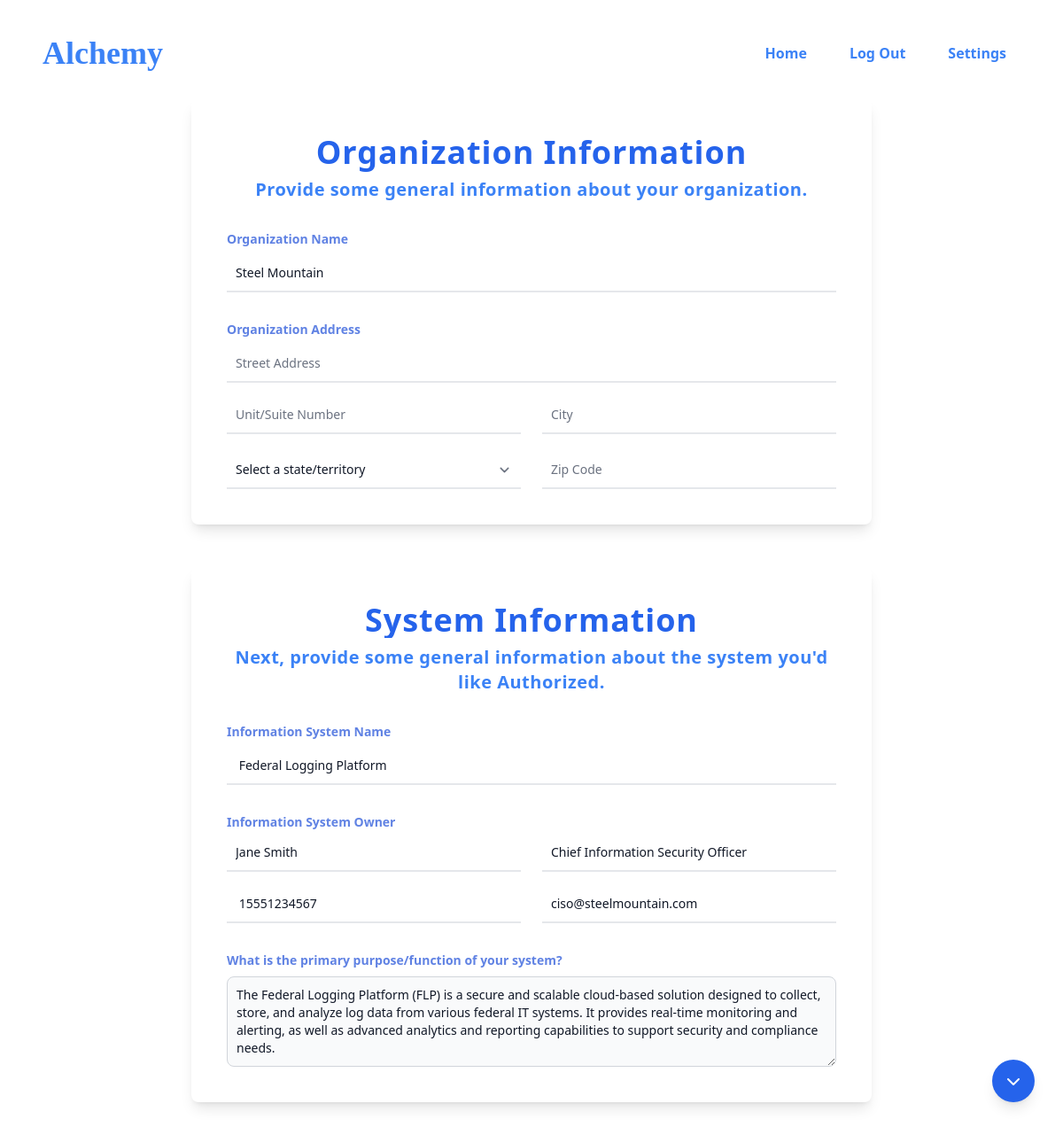
Page /overview2/Federal Logging Platform (signed in) on the committed database.
### AlchemyApp/models.py (models this page shows, shortened)
class Client(models.Model):
    ALABAMA = 'AL'
    ALASKA = 'AK'
    ARIZONA = 'AZ'
    ARKANSAS = 'AR'
    CALIFORNIA = 'CA'
    COLORADO = 'CO'
    CONNECTICUT = 'CT'
    DELAWARE = 'DE'
    FLORIDA = 'FL'
    GEORGIA = 'GA'
    HAWAII = 'HI'
    IDAHO = 'ID'
    ILLINOIS = 'IL'
    INDIANA = 'IN'
    IOWA = 'IA'
    KANSAS = 'KS'
    KENTUCKY = 'KY'
    LOUISIANA = 'LA'
    MAINE = 'ME'
    MARYLAND = 'MD'
    MASSACHUSETTS = 'MA'
    MICHIGAN = 'MI'
    MINNESOTA = 'MN'
    MISSISSIPPI = 'MS'
    MISSOURI = 'MO'
    MONTANA = 'MT'
    NEBRASKA = 'NE'
    NEVADA = 'NV'
    NEW_HAMPSHIRE = 'NH'
    NEW_JERSEY = 'NJ'
    NEW_MEXICO = 'NM'
    NEW_YORK = 'NY'
    NORTH_CAROLINA = 'NC'
    NORTH_DAKOTA = 'ND'
    OHIO = 'OH'
    OKLAHOMA = 'OK'
    OREGON = 'OR'
    PENNSYLVANIA = 'PA'
    RHODE_ISLAND = 'RI'
    SOUTH_CAROLINA = 'SC'
    SOUTH_DAKOTA = 'SD'
    TENNESSEE = 'TN'
    TEXAS = 'TX'
    UTAH = 'UT'
    VERMONT = 'VT'
    VIRGINIA = 'VA'
    WASHINGTON = 'WA'
    WEST_VIRGINIA = 'WV'
    WISCONSIN = 'WI'
    WYOMING = 'WY'
    DISTRICT_OF_COLUMBIA = 'DC'
    AMERICAN_SAMOA = 'AS'
    GUAM = 'GU'
    NORTHERN_MARIANA_ISLANDS = 'MP'
    PUERTO_RICO = 'PR'
    UNITED_STATES_MINOR_OUTLYING_ISLANDS = 'UM'
    US_VIRGIN_ISLANDS = 'VI'
    STATE_LIST = {
    (ALABAMA, 'Alabama'),
        (ALASKA, 'Alaska'),
        (ARIZONA, 'Arizona'),
        (ARKANSAS, 'Arkansas'),
        (CALIFORNIA, 'California'),
        (COLORADO, 'Colorado'),
        (CONNECTICUT, 'Connecticut'),
        (DELAWARE, 'Delaware'),
        (FLORIDA, 'Florida'),
        (GEORGIA, 'Georgia'),
        (HAWAII, 'Hawaii'),
        (IDAHO, 'Idaho'),
        (ILLINOIS, 'Illinois'),
        (INDIANA, 'Indiana'),
        (IOWA, 'Iowa'),
        (KANSAS, 'Kansas'),
        (KENTUCKY, 'Kentucky'),
        (LOUISIANA, 'Louisiana'),
        (MAINE, 'Maine'),
        (MARYLAND, 'Maryland'),
        (MASSACHUSETTS, 'Massachusetts'),
        (MICHIGAN, 'Michigan'),
        (MINNESOTA, 'Minnesota'),
        (MISSISSIPPI, 'Mississippi'),
        (MISSOURI, 'Missouri'),
        (MONTANA, 'Montana'),
        (NEBRASKA, 'Nebraska'),
        (NEVADA, 'Nevada'),
        (NEW_HAMPSHIRE, 'New Hampshire'),
        (NEW_JERSEY, 'New Jersey'),
        (NEW_MEXICO, 'New Mexico'),
        (NEW_YORK, 'New York'),
        (NORTH_CAROLINA, 'North Carolina'),
        (NORTH_DAKOTA, 'North Dakota'),
        (OHIO, 'Ohio'),
        (OKLAHOMA, 'Oklahoma'),
        (OREGON, 'Oregon'),
        (PENNSYLVANIA, 'Pennsylvania'),
        (RHODE_ISLAND, 'Rhode Island'),
        (SOUTH_CAROLINA, 'South Carolina'),
        (SOUTH_DAKOTA, 'South Dakota'),
        (TENNESSEE, 'Tennessee'),
        (TEXAS, 'Texas'),
        (UTAH, 'Utah'),
        (VERMONT, 'Vermont'),
        (VIRGINIA, 'Virginia'),
        (WASHINGTON, 'Washington'),
        (WEST_VIRGINIA, 'West Virginia'),
        (WISCONSIN, 'Wisconsin'),
        (WYOMING, 'Wyoming'),
        (DISTRICT_OF_COLUMBIA, 'District of Columbia'),
        (AMERICAN_SAMOA, 'American Samoa'),
        (GUAM, 'Guam'),
        (NORTHERN_MARIANA_ISLANDS, 'Northern Mariana Islands'),
        (PUERTO_RICO, 'Puerto Rico'),
        (UNITED_STATES_MINOR_OUTLYING_ISLANDS, 'United States Minor Outlying Islands'),
        (US_VIRGIN_ISLANDS, 'U.S. Virgin Islands')
    }
    zip_code_regex = RegexValidator(
        r'^\d{5}(?:[-\s]\d{4})?$',
        message="Enter a valid U.S. ZIP code."
    )
    city_regex = RegexValidator(
        r'^[a-zA-Z\s]+$',
        message="Enter a valid city name containing only letters and spaces."
    )
    def validate_street_address(value):
        if len(value.split()) < 2:
            raise ValidationError("Enter a valid street address.")
    client_name = models.CharField(max_length=255, validators=[MinLengthValidator(1)], blank=False, null=False, unique=True)
    address1 = models.CharField("Address line 1", max_length=1024, validators=[validate_street_address], blank=True, null=True)
    address2 = models.CharField("Address line 2",max_length=1024, blank=True, null=True)
    city = models.CharField("City", max_length=1024, validators=[city_regex], blank=True, null=True)
    state = models.CharField("State", max_length=2, choices=STATE_LIST, default=None, blank=True, null=True)
    zip_code = models.CharField("ZIP / Postal code", max_length=12, validators=[zip_code_regex], blank=True, null=True)
    def __str__(self):
        return str(self.client_name)

class System(models.Model):
    ENVIRONMENT_CHOICES = [
        ('On-Premises', 'On-Premises'),
        ('Cloud-Based', 'Cloud-Based'),
        ('Hybrid', 'Hybrid'),
    ]
    OPERATIONAL_STATUS_CHOICES = [
        ('Under Development', 'Under Development'),
        ('Operational', 'Operational'),
        ('Decommissioned', 'Decommissioned'),
    ]
    FEDRAMP_COMPLIANCE_STATUS_CHOICES = [
        ('Not Started', 'Not Started'),
        ('In Progress', 'In Progress'),
        ('Authorized', 'Authorized'),
    ]
    phone_regex = RegexValidator(
        regex=r"^\+?1?\d{9,15}$",
        message="Phone number must be entered in the format: '+999999999'. Up to 15 digits allowed.",
    )
    name = models.CharField(max_length=255, blank=True, null=True)  # In-scope system name
    abbreviation = models.CharField(max_length=20, blank=True, null=True) #Short abbreviation
    environment = models.CharField(max_length=20, choices=ENVIRONMENT_CHOICES, blank=True, null=True) #Type of hosting environment (on-prem, cloud, hybrid)
    description = models.TextField(blank=True, null=True)  # System purpose description
    authorization_boundary = models.TextField(blank=True, null=True) #  A brief description of the boundary that separates the system from other systems and networks.
    operational_status = models.CharField(max_length=20, choices=OPERATIONAL_STATUS_CHOICES, blank=True, null=True) #If system is in dev, operational, or decommed
    last_authorization_date = models.DateField(blank=True, null=True) #The date when the system was last granted an Authorization to Operate (ATO) or Provisional Authorization to Operate (P-ATO) by a federal agency or the Joint Authorization Board (JAB).
    fedramp_compliance_status = models.CharField(max_length=20, choices=FEDRAMP_COMPLIANCE_STATUS_CHOICES, blank=True, null=True, default='not_started') #Current status in the FedRAMP authorization process (e.g., not started, in progress, or authorized).
    owner_name = models.CharField(max_length=255, blank=True, null=True)
    owner_title = models.CharField(max_length=255, blank=True, null=True)
    owner_email = models.EmailField(unique=True, blank=True, null=True)
    owner_phone_number = models.CharField(validators=[phone_regex], max_length=17, blank=True, null=True)
    client = models.ForeignKey(Client, on_delete=models.CASCADE)  # Client to which the system belongs
    color = color = models.CharField(max_length=20)
    information_subcategories = models.ManyToManyField(
        'AlchemyApp.InformationSubCategory',
        verbose_name=_('information subcategories'),
        blank=True,
        help_text=_('The information subcategories that flow through the system.'),
        related_name="system_information_subcategories",
        related_query_name="system",
    )
    class Meta:
        unique_together = ('name', 'client')

### AlchemyApp/views.py (the view)
# urls.py: path("overview2/<str:system>", views.overview2, name="overview2"),
@login_required
def overview2(request, system):
    org = request.user.client
    selected_system = get_object_or_404(System, name=system, client__client_name=org)
    information_types = InformationCategory.objects.all()
    return render(request, "internal/overview2.html", {
        "organization": org,
        "system": selected_system,
        "information_types": information_types,
        "org_form": OrganizationForm(),
        "system_form": SystemForm()
    })

### AlchemyApp/templates/internal/overview2.html (shortened to what this page needs)
{% extends "internal/internal.html" %}
{% block body %}
<div id="wizard_container" class="py-8 flex flex-col items-center justify-center min-h-screen">
    <div id="org_info_box" class="overview_form min-w-100 md:w-192 bg-white p-10 rounded-lg shadow-lg mb-12">
        <div id="org_info_headers" class="text-center">
            <h1 class="text-2xl sm:text-4xl font-black tracking-wide text-blue-600 mb-2">Organization Information</h1>
            <h1 class="text-base sm:text-xl font-black tracking-wide text-blue-500 mb-8">Provide some general information about your organization.</h1>
        </div>
        <form id="org_info_form" action="#" method="post" class="space-y-8">
            <div>
                <label for="{{org_form.client_name.id_for_label" class="block mb-1 font-semibold text-sm text-blue-700 opacity-70">Organization Name</label>
                <input type="text" name="{{org_form.client_name.name}}" id="{{org_form.client_name.auto_id}}" value="{{organization|default:org_form.client_name.value|default:''}}" placeholder="e.g., Acme Industries" required class="mt-1 w-full p-2.5 text-sm border-0 border-b-2 border-gray-200 text-gray-900 focus:ring-0 focus:border-blue-500 hover:border-blue-400 transition duration-200 {% if form.client_name.errors %}border-red-500{% endif %}">
            </div>
            <div>
                <div>
                    <label for="{{org_form.address1.id_for_label}}" class="block mb-1 font-semibold text-sm text-blue-700 opacity-70">Organization Address</label>
                    <input type="text" name="{{org_form.address1.name}}" id="{{org_form.address1.auto_id}}" value="{{ organization.address1|default:org_form.address1.value|default:'' }}" placeholder="Street Address" required class="mt-1 w-full p-2.5 text-sm border-0 border-b-2 border-gray-200 text-gray-900 focus:ring-0 focus:border-blue-500 hover:border-blue-400 transition duration-200 {% if form.address1.errors %}border-red-500{% endif %}">
                </div>
                <div class="flex mt-4">
                    <input type="text" name="{{org_form.address2.name}}" id="{{org_form.address2.auto_id}}" value="{{ organization.address2|default:org_form.address2.value|default:'' }}" placeholder="Unit/Suite Number" class="mr-6 w-1/2 p-2.5 text-sm border-0 border-b-2 border-gray-200 text-gray-900 focus:ring-0 focus:border-blue-500 hover:border-blue-400 transition duration-200 {% if form.address2.errors %}border-red-500{% endif %}">
                    <input type="text" name="{{org_form.city.name}}" id="{{org_form.city.auto_id}}" value="{{ organization.city|default:org_form.city.value|default:'' }}" placeholder="City" required class="w-1/2 p-2.5 text-sm border-0 border-b-2 border-gray-200 text-gray-900 focus:ring-0 focus:border-blue-500 hover:border-blue-400 transition duration-200 {% if form.city.errors %}border-red-500{% endif %}">
                </div>
                <div class="flex mt-4">
                    <div class="w-1/2 mr-6">
                        <select name="{{org_form.state.name}}" id="{{org_form.state.auto_id}}" class="mt-1 w-full p-2.5 text-sm border-0 border-b-2 border-gray-200 text-gray-900 focus:ring-0 focus:border-blue-500 hover:border-blue-400 transition duration-200{% if org_form.state.errors %}border-red-500{% endif %}">
                            <option value="">Select a state/territory</option>
                        </select>
                    </div>
                    <div class="w-1/2">
                        <input type="text" name="{{org_form.zip_code.name}}" id="{{org_form.zip_code.auto_id}}" value="{{organization.zip_code|default:org_form.zip_code.value|default:''}}" placeholder="Zip Code" required class="mt-1 w-full p-2.5 text-sm border-0 border-b-2 border-gray-200 text-gray-900 focus:ring-0 focus:border-blue-500 hover:border-blue-400 transition duration-200 {% if form.zip_code.errors %}border-red-500 {% endif %}">
                    </div>
                </div>
            </div>
        </form>
    </div>
    <div id="system_info_box" class="overview_form w-5/6 min-w-100 md:w-192 bg-white p-10 rounded-lg shadow-lg ">
        <div id="system_info_box" class="text-center">
            <h1 class="text-4xl font-black tracking-wide text-blue-600 mb-2 overflow-x-auto whitespace-nowrap">System Information</h1>
            <h1 class="text-base sm:text-xl font-black tracking-wide text-blue-500 mb-8">Next, provide some general information about the system you'd like Authorized.</h1>
        </div>
        <form id="system_info_form" action="" method="post" class="space-y-8">
            <div>
                <label for="{{system_form.name.id_for_label}}" class="block mb-1 font-semibold text-sm text-blue-700 opacity-70 whitespace-nowrap overflow-x-auto">Information System Name</label>
                <input type="text" name="{{system_form.name.name}}" id="{{system_form.name.auto_id}}" value=" {{system.name|default:''}} " placeholder="e.g., HR Management System" required class="mt-1 w-full p-2.5 text-sm border-0 border-b-2 border-gray-200 text-gray-900 focus:ring-0 focus:border-blue-500 hover:border-blue-400 transition duration-200 {% if form.system_name.errors %}border-red-500{% endif %}">
            </div>
            <div>
                <label for="{{system_form.owner_name.id_for_label}}" class="block mb-1 font-semibold text-sm text-blue-700 opacity-70 whitespace-nowrap overflow-x-auto">Information System Owner</label>
                <div class="flex mt-1">
                    <input type="text" name="{{system_form.owner_name.name}}" id="{{system_form.owner_name.auto_id}}" value="{{system.owner_name|default:''}}" placeholder="Name" required class="mr-6 w-1/2 p-2.5 text-sm border-0 border-b-2 border-gray-200 text-gray-900 focus:ring-0 focus:border-blue-500 hover:border-blue-400 transition duration-200 {% if form.owner_name.errors %}border-red-500{% endif %}">
                    <input type="text" name="{{system_form.owner_title.name}}" id="{{system_form.owner_title.auto_id}}" value="{{system.owner_title|default:''}}" placeholder="Role Title" required class="w-1/2 p-2.5 text-sm border-0 border-b-2 border-gray-200 text-gray-900 focus:ring-0 focus:border-blue-500 hover:border-blue-400 transition duration-200 {% if form.owner_title.errors %}border-red-500{% endif %}">
                </div>
                <div class="flex mt-4">
                    <input type="text" name="{{system_form.owner_phone_number.name}}" id="{{system_form.owner_phone_number.auto_id}}" value=" {{system.owner_phone_number|default:''}} " placeholder="Phone Number" required class="mr-6 w-1/2 p-2.5 text-sm border-0 border-b-2 border-gray-200 text-gray-900 focus:ring-0 focus:border-blue-500 hover:border-blue-400 transition duration-200 {% if form.owner_phone_number.errors %}border-red-500{% endif %}">
                <input type="text" name="{{system_form.owner_email.name}}" id="{{system_form.owner_email.auto_id}}" value="{{system.owner_email|default:''}}" placeholder="Email" required class="w-1/2 p-2.5 text-sm border-0 border-b-2 border-gray-200 text-gray-900 focus:ring-0 focus:border-blue-500 hover:border-blue-400 transition duration-200 {% if form.owner_email.errors %}border-red-500{% endif %}">
                </div>
            </div>
            <div class="w-full">
                <label for="{{system_form.description.id_for_label}}" class="block mb-2 font-semibold text-sm text-blue-700 opacity-70 whitespace-nowrap overflow-x-auto">What is the primary purpose/function of your system?</label>
                <textarea rows="4" name="{{system_form.description.name}}" id="{{system_form.description.auto_id}}" class="block p-2.5 w-full text-sm text-gray-900 bg-gray-50 rounded-lg border border-gray-300 focus:ring-blue-500 focus:border-blue-500 hover:border-blue-400 transition duration-200" placeholder="Write your answer here...">{{system.description|default:''}}</textarea>
            </div>
        </form>
    </div>
    <button id ="scrollButton" class="fixed right-8 bottom-8 bg-blue-600 hover:bg-blue-700 text-white w-12 h-12 rounded-full flex items-center justify-center shadow-lg">
        <i id="scrollIcon" class="fas fa-chevron-down"></i>
    </button>
</div>
{% endblock %}

### rows in the picture
Client: client_name "Steel Mountain"
System: name "Federal Logging Platform", owner_name "Jane Smith", owner_title "Chief Information Security Officer", owner_phone_number "15551234567", owner_email "ciso@steelmountain.com", description "The Federal Logging Platform (FLP) is a secure and scalable cloud-based solution designed to collect, store, and analyze log data from various federal IT systems. It provides real-time monitoring and alerting, as well as advanced analytics and reporting capabilities to support security and compliance needs."
